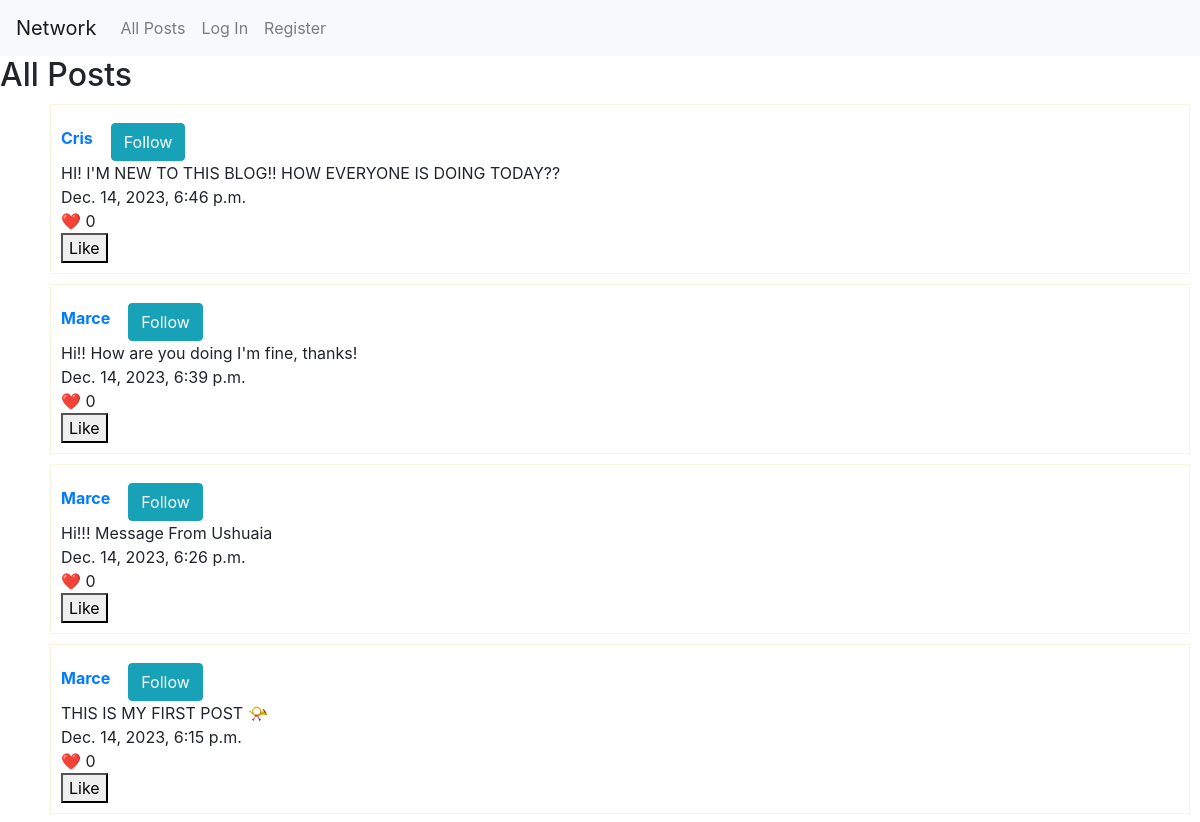
The app's page /posts (upper part), older data.
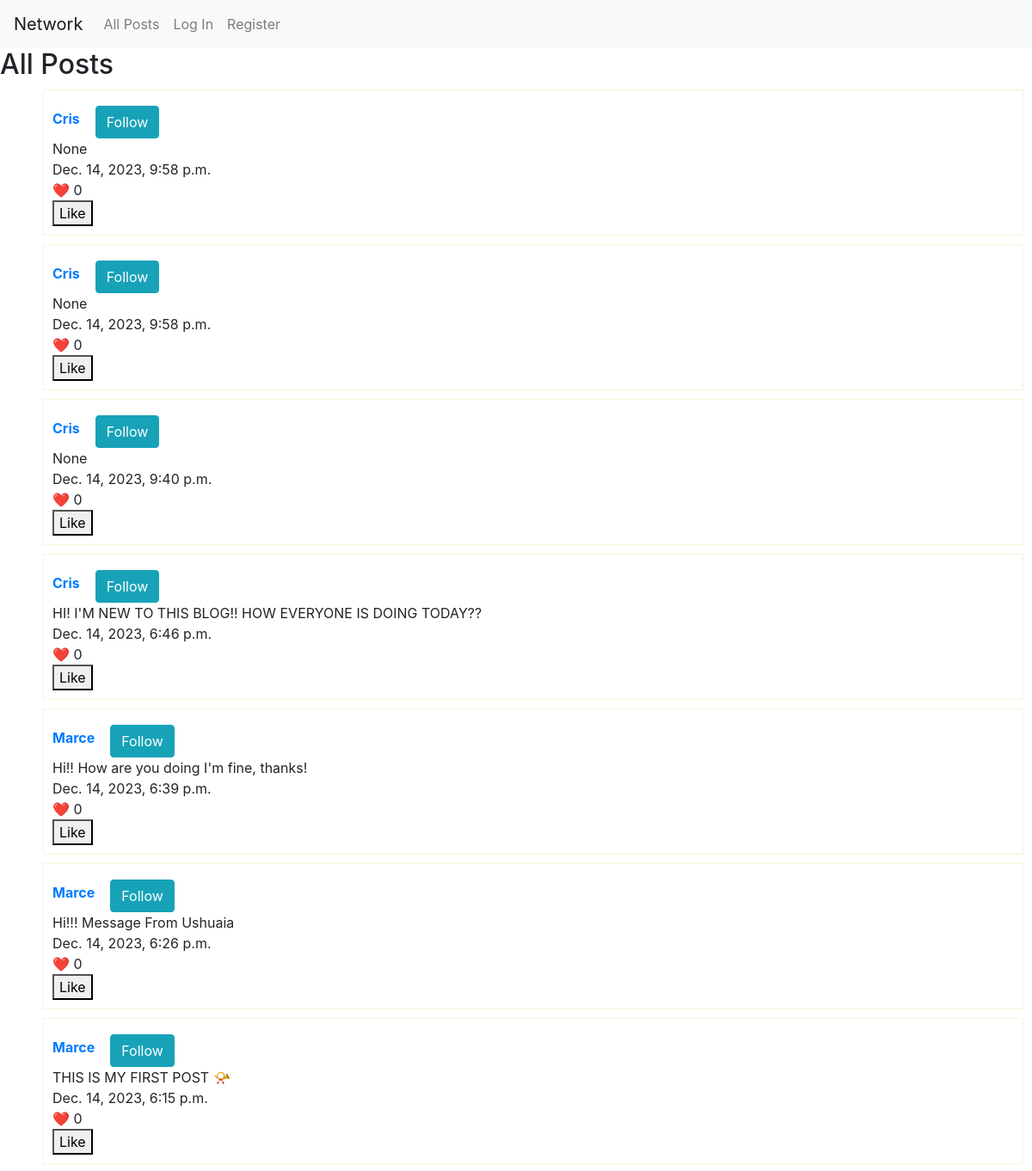
The same page, newer data.
### network/models.py (models this page shows, shortened)
class Post(models.Model):
    post = models.CharField(max_length=280, null=True, blank=True)
    created_by = models.ForeignKey(User, on_delete=models.CASCADE)
    created_date = models.DateTimeField(auto_now_add=True)
    likes = models.ManyToManyField(User, blank=True, related_name="liked_user", verbose_name="Likes")

class User(AbstractUser):
    pass
    def __str__(self):
        return f"{self.username}"

### network/views.py (the view)
# urls.py: path("posts", views.all_posts, name="allposts"),
def all_posts(request):
    try:
        posts = Post.objects.order_by("-created_date").all()
        if request.user.is_authenticated:
            user_profile = UserProfile.objects.get_or_create(user=request.user)[0]
            for post in posts:
                post.is_following = user_profile.following_users.filter(username=post.created_by.username).exists()
        return render(request, 'network/allposts.html', {'posts': posts, 'user_profile': user_profile, 'is_following': is_following})
    except Exception as e:
        print(f"Exception in all_posts view: {e}")
        return render(request, 'network/allposts.html', {'posts': posts})

### network/templates/network/allposts.html (shortened to what this page needs)
{% extends "network/layout.html" %}
{% block body %}
<h2>All Posts</h2>
<ul style="list-style-type: none;">
    {% for post in posts %}
    <div style="border: 1px solid beige; margin:10px; padding: 10px">
        <div style="display: flex; align-items: center;">
            <li style="margin-right: 10px;">
                <a href="{% url 'network:profile' username=post.created_by.username %}" style="text-decoration: none;">
                    <strong>{{ post.created_by }}</strong>
                </a>
            </li>
            <li>
                <form method="POST" action="{% url 'network:follow_toggle' %}" id="follow-form-{{ post.id }}" class="follow-form">
                    <button type="submit" class="btn {% if post.is_following %}btn-danger{% else %}btn-info{% endif %} mt-2 ml-2">
                        {% if not post.is_following %}
                            Follow
                        {% else %}
                            Unfollow
                        {% endif %}
                    </button>
                </form>
            </li>
        </div>
        <li>{{ post.post }}</li>
        <li>{{ post.created_date }}</li>
        <li>❤️ {{ post.likes.count }} </li>
        <form method="post" action="{% url 'network:like_post' post_id=post.id %}">
            <button type="submit">
                {% if user in post.likes.all %}
                    Unlike
                {% else %}
                    Like
                {% endif %}
            </button>
        </form>
    </div>
    {% endfor %}
</ul>
{% endblock %}

Row changes from the older to the newer data that the page shows:
added Post: created_by "Cris", post "None", created_date "Dec. 14, 2023, 9:58 p.m.", likes.count "0", shows "Like"
added Post: created_by "Cris", post "None", created_date "Dec. 14, 2023, 9:58 p.m.", likes.count "0", shows "Like"
added Post: created_by "Cris", post "None", created_date "Dec. 14, 2023, 9:40 p.m.", likes.count "0", shows "Like"
